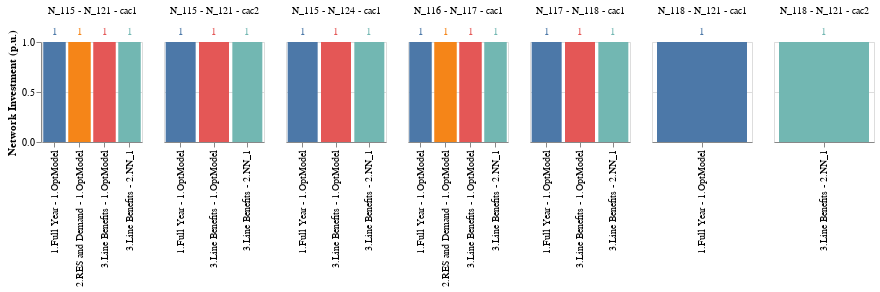

Notebook code cell kept with this figure:
### Code cell
import altair as alt

base = alt.Chart(df.reset_index()).encode(
    alt.X("Category4:O").title(''),
    alt.Y("sum(pu):Q").title('Network Investment (p.u.)'),
    alt.Color("Category4:N").title('').legend(None),
    alt.Text("sum(pu):Q", format=".0f"),
).properties(
    width=100,
    height=100
)

alt.layer(
    base.mark_bar(),
    base.mark_text(dy=-10)
).facet(
    alt.Column("Category5:N", title=None)
).configure_facet(spacing=20).resolve_scale(
  x='independent'
)

### Figure 1 — Vega-Lite specification as saved in the notebook (floating-point values rounded to 4 significant figures)
{"config": {"view": {"continuousWidth": 300, "continuousHeight": 300}, "facet": {"spacing": 20}}, "data": {"name": "data-14edbe60aed59fa86674abbc41faca3d"}, "facet": {"field": "Category5", "title": null, "type": "nominal"}, "spec": {"layer": [{"mark": {"type": "bar"}, "encoding": {"color": {"field": "Category4", "legend": null, "title": "", "type": "nominal"}, "text": {"aggregate": "sum", "field": "pu", "format": ".0f", "type": "quantitative"}, "x": {"field": "Category4", "title": "", "type": "ordinal"}, "y": {"aggregate": "sum", "field": "pu", "title": "Network Investment (p.u.)", "type": "quantitative"}}}, {"mark": {"type": "text", "dy": -10}, "encoding": {"color": {"field": "Category4", "legend": null, "title": "", "type": "nominal"}, "text": {"aggregate": "sum", "field": "pu", "format": ".0f", "type": "quantitative"}, "x": {"field": "Category4", "title": "", "type": "ordinal"}, "y": {"aggregate": "sum", "field": "pu", "title": "Network Investment (p.u.)", "type": "quantitative"}}}], "height": 100, "width": 100}, "resolve": {"scale": {"x": "independent"}}, "$schema": "https://vega.github.io/schema/vega-lite/v5.8.0.json", "datasets": {"data-14edbe60aed59fa86674abbc41faca3d": [{"InitialNode": "N_115", "FinalNode": "N_121", "Circuit": "cac1", "CaseName": "A.The_full_year_MILP - RTS24", "Category1": "Original", "Category2": "1.Full Year", "Category3": "1.OptModel", "Category4": "1.Full Year - 1.OptModel", "Category5": "N_115 - N_121 - cac1", "p.u.": 1.0, "pu": 1.0}, {"InitialNode": "N_115", "FinalNode": "N_121", "Circuit": "cac1", "CaseName": "D.Representative_days_based_on_RES_and_Demand - RTS24_ByStages", "Category1": "Representative Days", "Category2": "2.RES and Demand", "Category3": "1.OptModel", "Category4": "2.RES and Demand - 1.OptModel", "Category5": "N_115 - N_121 - cac1", "p.u.": 1.0, "pu": 1.0}, {"InitialNode": "N_115", "FinalNode": "N_121", "Circuit": "cac1", "CaseName": "E.Representative_days_based_on_Line_Benefits_OptModel - RTS24_ByStages", "Category1": "Representative Days", "Category2": "3.Line Benefits", "Category3": "1.OptModel", "Category4": "3.Line Benefits - 1.OptModel", "Category5": "N_115 - N_121 - cac1", "p.u.": 1.0, "pu": 1.0}, {"InitialNode": "N_115", "FinalNode": "N_121", "Circuit": "cac1", "CaseName": "F.Representative_days_based_on_Line_Benefit_NN_OC_fy_1 - RTS24_ByStages", "Category1": "Representative Days", "Category2": "3.Line Benefits", "Category3": "2.NN_1", "Category4": "3.Line Benefits - 2.NN_1", "Category5": "N_115 - N_121 - cac1", "p.u.": 1.0, "pu": 1.0}, {"InitialNode": "N_115", "FinalNode": "N_121", "Circuit": "cac2", "CaseName": "A.The_full_year_MILP - RTS24", "Category1": "Original", "Category2": "1.Full Year", "Category3": "1.OptModel", "Category4": "1.Full Year - 1.OptModel", "Category5": "N_115 - N_121 - cac2", "p.u.": 1.0, "pu": 1.0}, {"InitialNode": "N_115", "FinalNode": "N_121", "Circuit": "cac2", "CaseName": "E.Representative_days_based_on_Line_Benefits_OptModel - RTS24_ByStages", "Category1": "Representative Days", "Category2": "3.Line Benefits", "Category3": "1.OptModel", "Category4": "3.Line Benefits - 1.OptModel", "Category5": "N_115 - N_121 - cac2", "p.u.": 1.0, "pu": 1.0}, {"InitialNode": "N_115", "FinalNode": "N_121", "Circuit": "cac2", "CaseName": "F.Representative_days_based_on_Line_Benefit_NN_OC_fy_1 - RTS24_ByStages", "Category1": "Representative Days", "Category2": "3.Line Benefits", "Category3": "2.NN_1", "Category4": "3.Line Benefits - 2.NN_1", "Category5": "N_115 - N_121 - cac2", "p.u.": 1.0, "pu": 1.0}, {"InitialNode": "N_115", "FinalNode": "N_124", "Circuit": "cac1", "CaseName": "A.The_full_year_MILP - RTS24", "Category1": "Original", "Category2": "1.Full Year", "Category3": "1.OptModel", "Category4": "1.Full Year - 1.OptModel", "Category5": "N_115 - N_124 - cac1", "p.u.": 1.0, "pu": 1.0}, {"InitialNode": "N_115", "FinalNode": "N_124", "Circuit": "cac1", "CaseName": "E.Representative_days_based_on_Line_Benefits_OptModel - RTS24_ByStages", "Category1": "Representative Days", "Category2": "3.Line Benefits", "Category3": "1.OptModel", "Category4": "3.Line Benefits - 1.OptModel", "Category5": "N_115 - N_124 - cac1", "p.u.": 1.0, "pu": 1.0}, {"InitialNode": "N_115", "FinalNode": "N_124", "Circuit": "cac1", "CaseName": "F.Representative_days_based_on_Line_Benefit_NN_OC_fy_1 - RTS24_ByStages", "Category1": "Representative Days", "Category2": "3.Line Benefits", "Category3": "2.NN_1", "Category4": "3.Line Benefits - 2.NN_1", "Category5": "N_115 - N_124 - cac1", "p.u.": 1.0, "pu": 1.0}, {"InitialNode": "N_116", "FinalNode": "N_117", "Circuit": "cac1", "CaseName": "A.The_full_year_MILP - RTS24", "Category1": "Original", "Category2": "1.Full Year", "Category3": "1.OptModel", "Category4": "1.Full Year - 1.OptModel", "Category5": "N_116 - N_117 - cac1", "p.u.": 1.0, "pu": 1.0}, {"InitialNode": "N_116", "FinalNode": "N_117", "Circuit": "cac1", "CaseName": "D.Representative_days_based_on_RES_and_Demand - RTS24_ByStages", "Category1": "Representative Days", "Category2": "2.RES and Demand", "Category3": "1.OptModel", "Category4": "2.RES and Demand - 1.OptModel", "Category5": "N_116 - N_117 - cac1", "p.u.": 1.0, "pu": 1.0}, {"InitialNode": "N_116", "FinalNode": "N_117", "Circuit": "cac1", "CaseName": "E.Representative_days_based_on_Line_Benefits_OptModel - RTS24_ByStages", "Category1": "Representative Days", "Category2": "3.Line Benefits", "Category3": "1.OptModel", "Category4": "3.Line Benefits - 1.OptModel", "Category5": "N_116 - N_117 - cac1", "p.u.": 1.0, "pu": 1.0}, {"InitialNode": "N_116", "FinalNode": "N_117", "Circuit": "cac1", "CaseName": "F.Representative_days_based_on_Line_Benefit_NN_OC_fy_1 - RTS24_ByStages", "Category1": "Representative Days", "Category2": "3.Line Benefits", "Category3": "2.NN_1", "Category4": "3.Line Benefits - 2.NN_1", "Category5": "N_116 - N_117 - cac1", "p.u.": 1.0, "pu": 1.0}, {"InitialNode": "N_117", "FinalNode": "N_118", "Circuit": "cac1", "CaseName": "A.The_full_year_MILP - RTS24", "Category1": "Original", "Category2": "1.Full Year", "Category3": "1.OptModel", "Category4": "1.Full Year - 1.OptModel", "Category5": "N_117 - N_118 - cac1", "p.u.": 1.0, "pu": 1.0}, {"InitialNode": "N_117", "FinalNode": "N_118", "Circuit": "cac1", "CaseName": "E.Representative_days_based_on_Line_Benefits_OptModel - RTS24_ByStages", "Category1": "Representative Days", "Category2": "3.Line Benefits", "Category3": "1.OptModel", "Category4": "3.Line Benefits - 1.OptModel", "Category5": "N_117 - N_118 - cac1", "p.u.": 1.0, "pu": 1.0}, {"InitialNode": "N_117", "FinalNode": "N_118", "Circuit": "cac1", "CaseName": "F.Representative_days_based_on_Line_Benefit_NN_OC_fy_1 - RTS24_ByStages", "Category1": "Representative Days", "Category2": "3.Line Benefits", "Category3": "2.NN_1", "Category4": "3.Line Benefits - 2.NN_1", "Category5": "N_117 - N_118 - cac1", "p.u.": 1.0, "pu": 1.0}, {"InitialNode": "N_118", "FinalNode": "N_121", "Circuit": "cac1", "CaseName": "A.The_full_year_MILP - RTS24", "Category1": "Original", "Category2": "1.Full Year", "Category3": "1.OptModel", "Category4": "1.Full Year - 1.OptModel", "Category5": "N_118 - N_121 - cac1", "p.u.": 1.0, "pu": 1.0}, {"InitialNode": "N_118", "FinalNode": "N_121", "Circuit": "cac2", "CaseName": "F.Representative_days_based_on_Line_Benefit_NN_OC_fy_1 - RTS24_ByStages", "Category1": "Representative Days", "Category2": "3.Line Benefits", "Category3": "2.NN_1", "Category4": "3.Line Benefits - 2.NN_1", "Category5": "N_118 - N_121 - cac2", "p.u.": 1.0, "pu": 1.0}]}}
